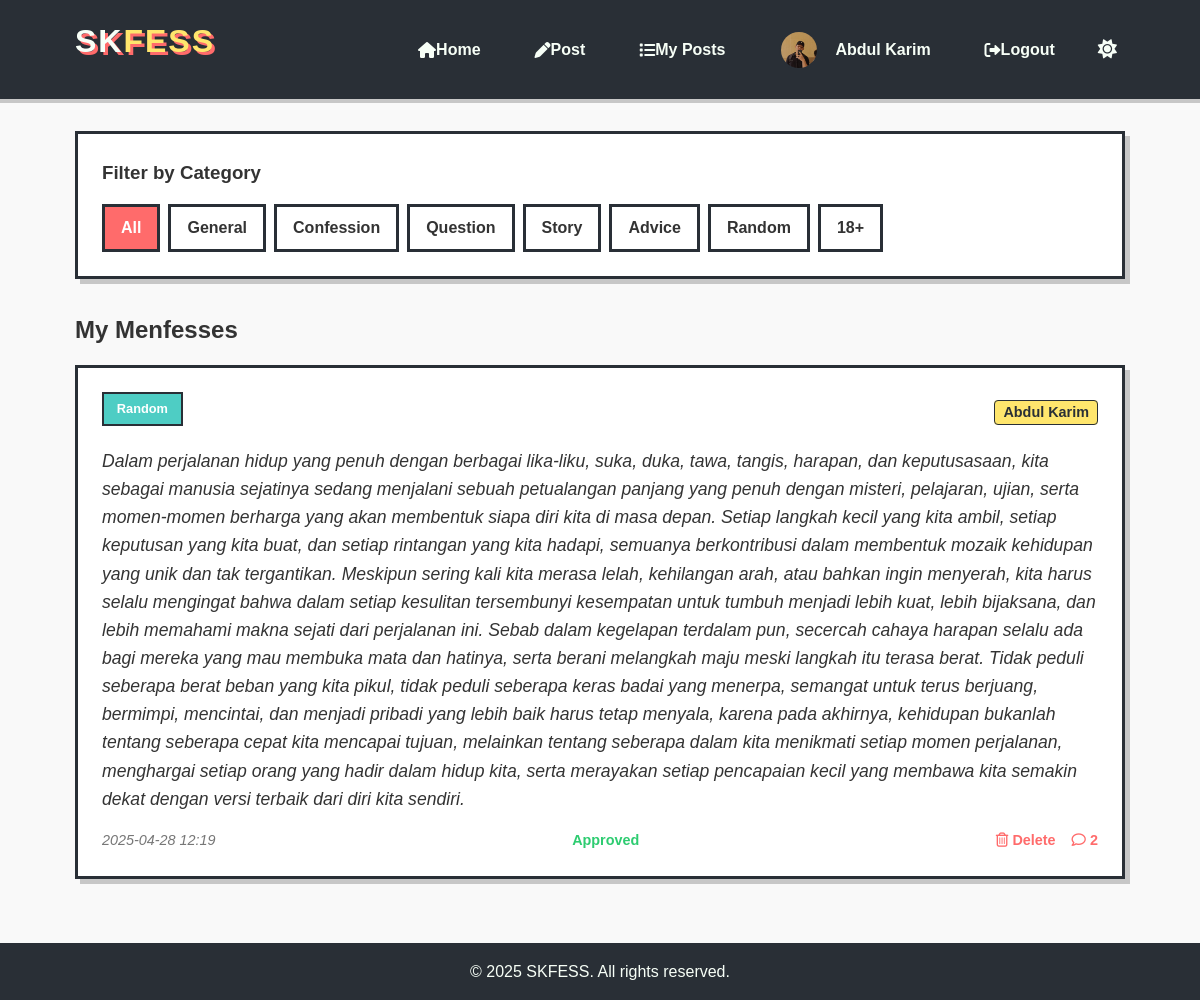
Screenshot of /my-menfesses (signed in) with the database file from the repository.
### app.py (models this page shows)
class User(db.Model, UserMixin):
    id = db.Column(db.Integer, primary_key=True)
    username = db.Column(db.String(80), unique=True, nullable=False)
    email = db.Column(db.String(120), unique=True, nullable=False)
    password = db.Column(db.String(200), nullable=False)
    role = db.Column(db.String(20), default='user')  # user, moderator, admin
    is_suspended = db.Column(db.Boolean, default=False)
    created_at = db.Column(db.DateTime, default=datetime.utcnow)
    menfesses = db.relationship('Menfess', backref='author', lazy=True)
    theme_preference = db.Column(db.String(10), default='light')  # light or dark
    profile_picture = db.Column(db.String(200), default='default.png')
    comments = db.relationship('Comment', backref='author', lazy=True)

class Category(db.Model):
    id = db.Column(db.Integer, primary_key=True)
    name = db.Column(db.String(50), unique=True, nullable=False)
    description = db.Column(db.String(200))
    menfesses = db.relationship('Menfess', backref='category_rel', lazy=True)

class Menfess(db.Model):
    id = db.Column(db.Integer, primary_key=True)
    content = db.Column(db.Text, nullable=False)
    is_approved = db.Column(db.Boolean, default=False)
    created_at = db.Column(db.DateTime, default=datetime.utcnow)
    user_id = db.Column(db.Integer, db.ForeignKey('user.id'), nullable=False)
    category_id = db.Column(db.Integer, db.ForeignKey('category.id'))
    reports = db.relationship('Report', backref='menfess', lazy=True, cascade="all, delete-orphan")
    likes = db.relationship('Like', backref='menfess', lazy=True, cascade="all, delete-orphan")
    comments = db.relationship('Comment', backref='menfess', lazy=True, cascade="all, delete-orphan")
    voice_note = db.Column(db.String(200), nullable=True)
    display_name = db.Column(db.String(100), nullable=True)
    def process_commands(self):
        content = re.sub(r'#bold#(.*?)#bold#', r'<strong>\1</strong>', self.content)
        content = re.sub(r'#italic#(.*?)#italic#', r'<em>\1</em>', content)
        content = re.sub(r'#color:(.*?)#(.*?)#color#', r'<span style="color:\1">\2</span>', content)
        content = re.sub(r'#quote#(.*?)#quote#', r'<blockquote>\1</blockquote>', content)
        return content

### app.py (the view)
@app.route('/my-menfesses')
@login_required
def my_menfesses():
    page = request.args.get(get_page_parameter(), type=int, default=1)
    per_page = 5  # Number of menfesses per page
    category_id = request.args.get('category', type=int)
    menfesses_query = Menfess.query.filter_by(user_id=current_user.id)
    if category_id:
        menfesses_query = menfesses_query.filter_by(category_id=category_id)
    menfesses_query = menfesses_query.order_by(Menfess.created_at.desc())
    total = menfesses_query.count()
    pagination = Pagination(page=page, total=total, per_page=per_page, css_framework='bootstrap4')
    menfesses = menfesses_query.offset((page - 1) * per_page).limit(per_page).all()
    for menfess in menfesses:
        menfess.comment_count = Comment.query.filter_by(menfess_id=menfess.id).count()
    categories = Category.query.all()
    current_category = None
    if category_id:
        current_category = Category.query.get(category_id)
    return render_template('my_menfesses.html',
                          menfesses=menfesses,
                          pagination=pagination,
                          categories=categories,
                          current_category=current_category)

### app.py (called while the page is built)
@login_manager.user_loader
def load_user(user_id):
    return User.query.get(int(user_id))

### templates/my_menfesses.html (shortened to what this page needs)
{% extends 'base.html' %}
{% block content %}
    <section class="category-filter">
        <h3>Filter by Category</h3>
        <div class="filter-buttons">
            <a href="{{ url_for('my_menfesses') }}" class="filter-btn {% if not current_category %}active{% endif %}">All</a>
            {% for category in categories %}
                <a href="{{ url_for('my_menfesses', category=category.id) }}" class="filter-btn {% if current_category and current_category.id == category.id %}active{% endif %}">{{ category.name }}</a>
            {% endfor %}
        </div>
    </section>
    <section class="my-menfesses slide-in-right">
        <h2>
            {% if current_category %}
                My {{ current_category.name }} Menfesses
            {% else %}
                My Menfesses
            {% endif %}
        </h2>
        {% if menfesses %}
            {% for menfess in menfesses %}
                <div class="menfess-card {% if not menfess.is_approved %}pending{% endif %} fade-in">
                    <div class="menfess-header">
                        <div class="menfess-category">
                            {% if menfess.category_id %}
                                <span class="category-badge">{{ menfess.category_rel.name }}</span>
                            {% else %}
                                <span class="category-badge">General</span>
                            {% endif %}
                        </div>
                        <div class="menfess-author">
                            {% if menfess.display_name %}
                                <span class="author-name">{{ menfess.display_name }}</span>
                            {% else %}
                                <span class="author-name">Anonymous</span>
                            {% endif %}
                        </div>
                    </div>
                    <div class="menfess-content">{{ menfess.process_commands()|safe }}</div>
                    <div class="menfess-meta">
                        <span class="menfess-date">{{ menfess.created_at.strftime('%Y-%m-%d %H:%M') }}</span>
                        <span class="menfess-status">
                            {% if menfess.is_approved %}
                                <span class="approved">Approved</span>
                            {% else %}
                                <span class="pending">Pending</span>
                            {% endif %}
                        </span>
                        <div class="menfess-actions">
                            <a href="{{ url_for('delete_menfess', id=menfess.id) }}" class="delete-link" onclick="return confirm('Are you sure you want to delete this menfess?')">
                                <i class="far fa-trash-alt"></i> Delete
                            </a>
                            <a href="{{ url_for('view_comments', id=menfess.id) }}" class="comments-link">
                                <i class="far fa-comment"></i>
                                <span class="comment-count">{{ menfess.comment_count }}</span>
                            </a>
                        </div>
                    </div>
                </div>
            {% endfor %}
        {% else %}
            <p class="no-menfess">You haven't posted any menfesses in this category yet.</p>
        {% endif %}
    </section>
{% endblock %}

### templates/base.html (shortened to what this page needs)
<!DOCTYPE html>
<html lang="en" data-theme="{% if current_user.is_authenticated %}{{ current_user.theme_preference }}{% else %}light{% endif %}">
<head>
    <link rel="stylesheet" href="{{ url_for('static', filename='css/style.css') }}">
    <link rel="stylesheet" href="https://cdnjs.cloudflare.com/ajax/libs/font-awesome/6.0.0-beta3/css/all.min.css">
</head>
<body>
    <header>
        <div class="container header-container">
            <h1 class="logo"><a href="{{ url_for('index') }}">
                <div class="logo-container">
                    <div class="logo-text">SK<span>FESS</span></div>
                </div>
            </a></h1>
            <nav>
                <ul id="nav-menu">
                    <li><a href="{{ url_for('index') }}"><i class="fas fa-home"></i> Home</a></li>
                    {% if current_user.is_authenticated %}
                        <li><a href="{{ url_for('post_menfess') }}"><i class="fas fa-pen"></i> Post</a></li>
                        <li><a href="{{ url_for('my_menfesses') }}"><i class="fas fa-list"></i> My Posts</a></li>
                        <li>
                            <a href="{{ url_for('profile') }}" class="profile-link">
                                <img src="{{ url_for('profile_pic', filename=current_user.profile_picture) }}" alt="{{ current_user.username }}" class="profile-pic-small">
                                {{ current_user.username }}
                            </a>
                        </li>
                        <li><a href="{{ url_for('logout') }}"><i class="fas fa-sign-out-alt"></i> Logout</a></li>
                    {% else %}
                        <li><a href="{{ url_for('login') }}"><i class="fas fa-sign-in-alt"></i> Login</a></li>
                        <li><a href="{{ url_for('register') }}"><i class="fas fa-user-plus"></i> Register</a></li>
                    {% endif %}
                    <li>
                        <button id="theme-toggle" class="theme-toggle">
                            <i class="fas fa-sun light-icon"></i>
                        </button>
                    </li>
                </ul>
            </nav>
        </div>
    </header>
    <main class="container">
        {% block content %}{% endblock %}
    </main>
    <footer>
        <div class="container">
            <p>&copy; 2025 SKFESS. All rights reserved.</p>
        </div>
    </footer>
</body>
</html>

### rows the page displays
User: profile_picture (picture), username "Abdul Karim"
Category: name "General"
Category: name "Confession"
Category: name "Question"
Category: name "Story"
Category: name "Advice"
Category: name "Random"
Category: name "18+"
Menfess: category_rel.name "Random", display_name "Abdul Karim", process_commands "Dalam perjalanan hidup yang penuh dengan berbagai lika-liku, suka, duka, tawa, tangis, harapan, dan keputusasaan, kita sebagai manusia sejatinya sedang menjalani sebuah petualangan panjang yang penuh dengan misteri, pelajaran, ujian, serta momen-momen berharga yang akan membentuk siapa diri kita di masa depan. Setiap langkah kecil yang kita ambil, setiap keputusan yang kita buat, dan setiap rintangan yang kita hadapi, semuanya berkontribusi dalam membentuk mozaik kehidupan yang unik dan tak tergantikan. Meskipun sering kali kita merasa lelah, kehilangan arah, atau bahkan ingin menyerah, kita harus selalu mengingat bahwa dalam setiap kesulitan tersembunyi kesempatan untuk tumbuh menjadi…", created_at "2025-04-28 12:19", is_approved "Approved", comment_count "2"
